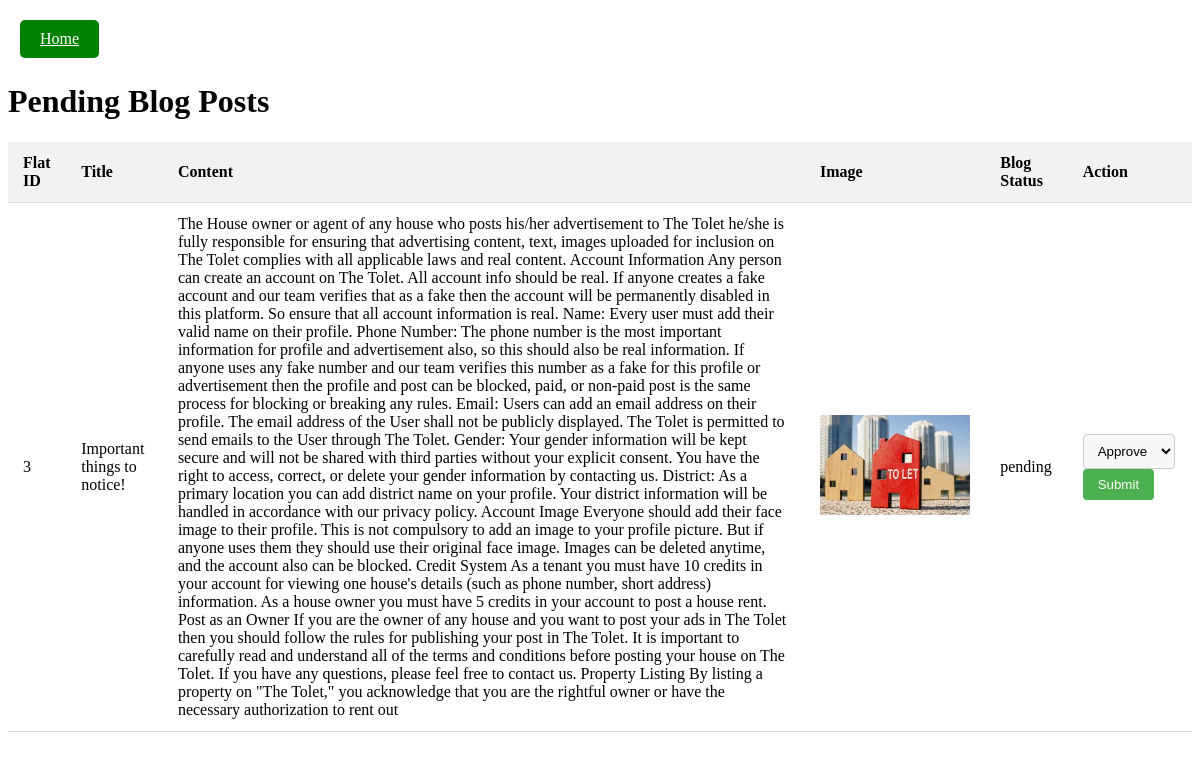
The page /adminblog.php on the database its author committed.
### tables this page shows
CREATE TABLE `blog` (
  `id` int(100) NOT NULL,
  `title` varchar(255) NOT NULL,
  `writer` varchar(255) NOT NULL,
  `content` varchar(2555) NOT NULL,
  `email` varchar(200) NOT NULL,
  `img` varchar(255) NOT NULL,
  `status` varchar(200) NOT NULL DEFAULT 'pending '
);

### adminblog.php (the view, shortened to what this page needs)
<?php
$servername = "localhost";
$username = "root";
$password = "";
$dbname = "db";
$conn = new mysqli($servername, $username, $password, $dbname);
$sql = "SELECT * FROM blog WHERE status NOT IN ('approve', 'deny')";
$result = $conn->query($sql);
if ($result->num_rows > 0) {
    echo "<!DOCTYPE html>
    <html lang='en'>
    <head>
        <meta charset='UTF-8'>
        <meta name='viewport' content='width=device-width, initial-scale=1.0'>
        <title>Admin Panel</title>
        <style>
            /* Your CSS styles here */
            table {
                width: 100%;
                border-collapse: collapse;
                margin-bottom: 20px;
            }
            th, td {
                padding: 12px 15px;
                text-align: left;
                border-bottom: 1px solid #ddd;
            }
            th {
                background-color: #f2f2f2;
            }
            td select {
                padding: 8px 10px;
                border: 1px solid #ccc;
                border-radius: 4px;
                background-color: #f8f8f8;
            }
            td input[type='submit'] {
                padding: 8px 15px;
                border: none;
                border-radius: 4px;
                background-color: #4CAF50;
                color: white;
                cursor: pointer;
            }
            td input[type='submit']:hover {
                background-color: #45a049;
            }
            .home-button {
                position: absolute;
                top: 20px;
                left: 20px;
                background-color: green;
                color: white;
                border: none;
                padding: 10px 20px;
                border-radius: 5px;
                cursor: pointer;
            }
        </style>
    </head>
    <body>
    <br>
        <a href='admin.php' class='home-button'>Home</a>
        <br>
        <br>
        <h1>Pending Blog Posts</h1>
        <table>
            <tr><th>Flat ID</th><th>Title</th><th>Content</th><th>Image</th><th>Blog Status</th><th>Action</th></tr>";
    while ($row = $result->fetch_assoc()) {
        echo "<tr>";
        echo "<td>" . $row["id"] . "</td>";
        echo "<td>" . $row["title"] . "</td>";
        echo "<td>" . $row["content"] . "</td>";
        echo "<td><img src='images/" . $row["img"] . "' alt='Blog Image' height='100'></td>";
        echo "<td>" . $row["status"] . "</td>";
        echo "<td>";
        echo "<form action='" . $_SERVER['PHP_SELF'] . "' method='post'>";
        echo "<select name='action'>";
        echo "<option value='approve'>Approve</option>";
        echo "</select>";
        echo "<input type='submit' value='Submit'>";
        echo "</form>";
        echo "</td>";
        echo "</tr>";
    }
    echo "</table>";
} else {
    echo "<a href='admin.php' class='home-button'>Home</a>";
    echo "<br>";
    echo "0 results";
}
?>

### adminblog.php (style rules this page uses)
table { width: 100%; border-collapse: collapse; margin-bottom: 20px; }
th, td { padding: 12px 15px; text-align: left; border-bottom: 1px solid #ddd; }
th { background-color: #f2f2f2; }
td select { padding: 8px 10px; border: 1px solid #ccc; border-radius: 4px; background-color: #f8f8f8; }
td input[type='submit'] { padding: 8px 15px; border: none; border-radius: 4px; background-color: #4CAF50; color: white; cursor: pointer; }
.home-button { position: absolute; top: 20px; left: 20px; background-color: green; color: white; border: none; padding: 10px 20px; border-radius: 5px; cursor: pointer; }

### rows shown on the page
blog: id "3", title "Important things to notice!", content "The House owner or agent of any house who posts his/her advertisement to The Tolet he/she is fully responsible for ensuring that advertising content, text, images uploaded for inclusion on The Tolet complies with all applicable laws and real content. Account Information Any person can create an account on The Tolet. All account info should be real. If anyone creates a fake account and our team verifies that as a fake then the account will be permanently disabled in this platform. So ensure that all account information is real. Name: Every user must add their valid name on their profile. Phone Number: The phone number is the most important information for profile and advertisement also, so…", img (picture), status "pending"
